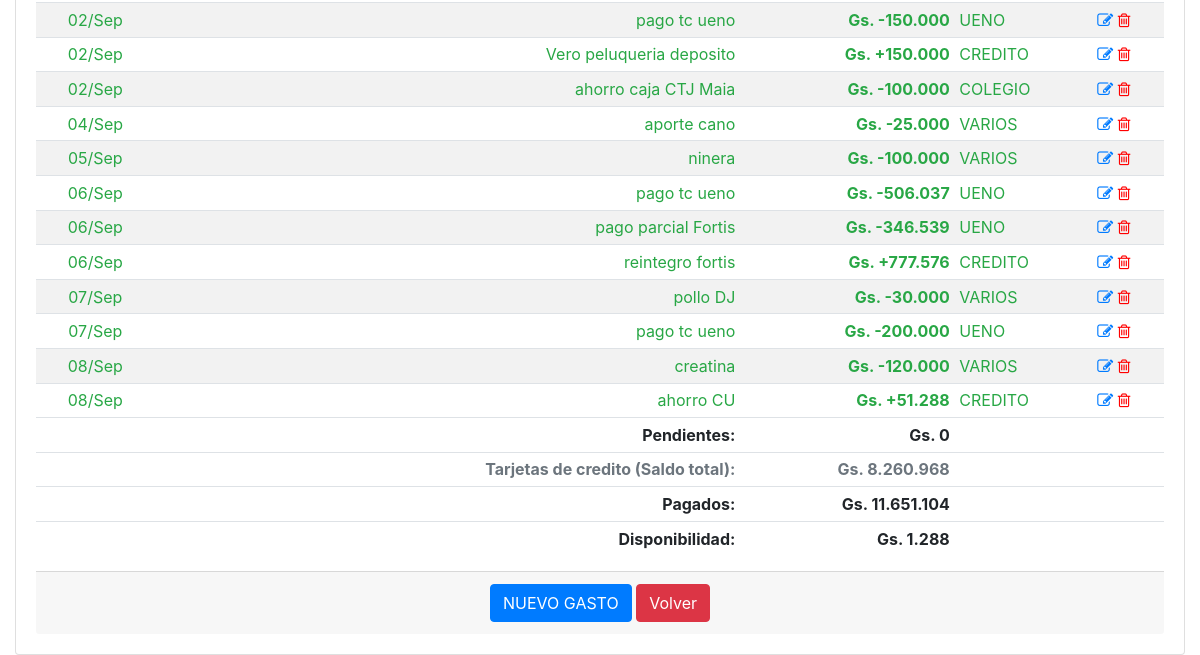
The page /historico_gastos_detalle/ (signed in, lower part) on the database as committed earlier.
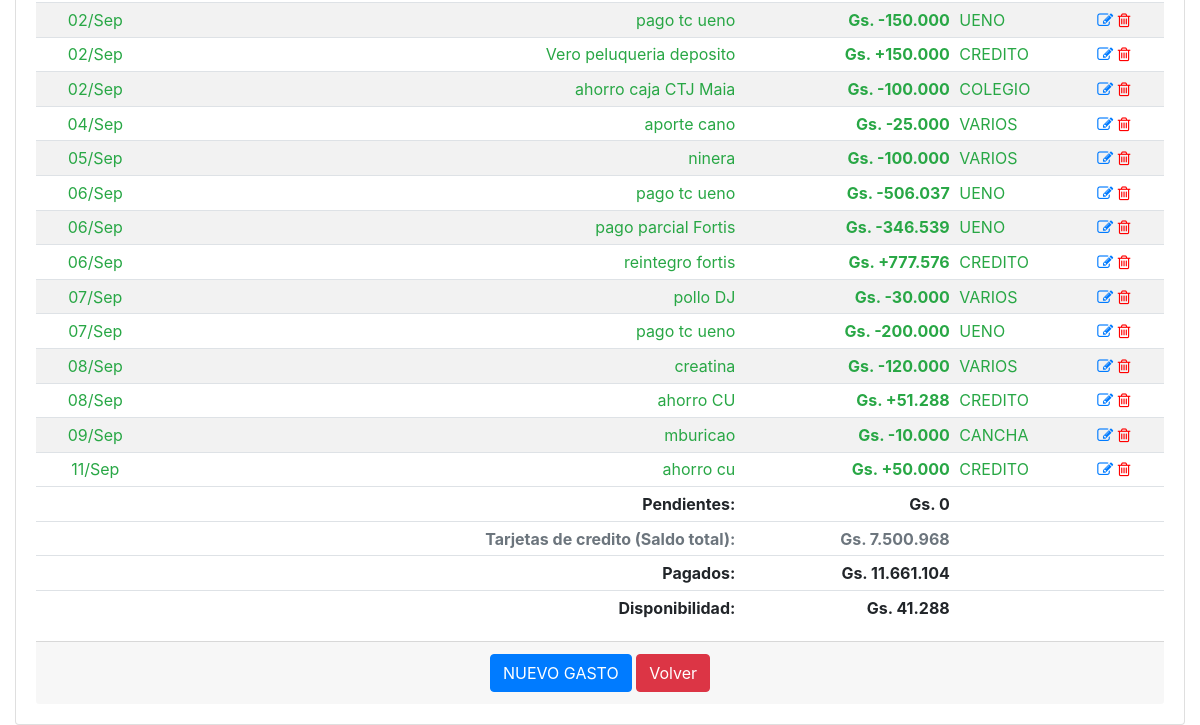
The same page on the database as committed later.
### app/models.py (models this page shows, shortened)
class GastosFijos(db.Model):
    __tablename__='gastos_fijos'
    id = db.Column(db.Integer, primary_key=True)
    date = db.Column(db.Date, nullable=False)
    fecha_pagar = db.Column(db.Date, nullable=False)
    descripcion = db.Column(db.String(100), nullable=False)
    monto = db.Column(db.Integer)
    operacion = db.Column(db.Boolean, server_default=u'False')
    pagado = db.Column(db.Boolean, server_default=u'False')
    id_agrupador_gastos = db.Column(db.Integer, db.ForeignKey('agrupador_gastos.id'), nullable=True)
    agrupador_gastos = db.relationship('AgrupadorGastos',backref='agrupador_gastos', foreign_keys=[id_agrupador_gastos])

class AgrupadorGastos(db.Model):
    __tablename__='agrupador_gastos'
    id = db.Column(db.Integer, primary_key=True)
    agrupador = db.Column(db.String(100), nullable=False)

### app/routes.py (the view)
@app.route('/historico_gastos_detalle/', defaults={'periodo':datetime.now().strftime('%Y-%m')}, methods=['GET', 'POST'])
@app.route('/historico_gastos_detalle/<string:periodo>', methods=['GET', 'POST'])
@login_required
def historico_gastos_detalle(periodo):
    date_obj = datetime.strptime(periodo, '%Y-%m')
    fechas={'mes_anterior':date_obj-relativedelta(months=1), 'mes_actual':date_obj, 'mes_siguiente':date_obj+relativedelta(months=1)}
    gastos = GastosFijos.query.filter(func.strftime("%Y-%m", GastosFijos.fecha_pagar)==periodo).order_by(GastosFijos.fecha_pagar,GastosFijos.id_agrupador_gastos).all()
    if not gastos:
        precarga_deudas(periodo)
        gastos = GastosFijos.query.filter(func.strftime("%Y-%m", GastosFijos.fecha_pagar)==periodo).all()
    deuda = deuda_total(gastos)
    credito, pendientes, pagados = calcular_disponibilidad(periodo)#SALARIO_NETO -  deuda
    disponibilidad = credito - pagados
    balance_movimientos, balance_mensual = balance_cuenta()
    return render_template('historico_gastos_detalle.html', periodo=periodo, gastos=gastos, deuda=pagados, disponibilidad=disponibilidad, pendientes=pendientes, fechas=fechas, balance_movimientos=balance_movimientos)

### app/models.py (called while the page is built)
@login.user_loader
def load_user(id):
    return User.query.get(int(id))

### app/utilitarios.py (called while the page is built)
def deuda_total(deudas):
    saldo = 0
    for deuda in deudas:
        if deuda.pagado and deuda.descripcion!='REFERENCIA':
            if not deuda.operacion:
                saldo += deuda.monto
            else:
                saldo -= deuda.monto
    return saldo

### app/templates/historico_gastos_detalle.html (shortened to what this page needs)
{% extends "base.html" %}
{% block main %}
<div class="card">
    <div class="card-body">
        <div class="table-responsive">
            <table class="table table-striped table-sm">
                <tbody>
                    {% for gasto in gastos %}
                    <tr class="{{ 'text-success' if gasto.pagado else 'text-danger' }}">
                        <td class="card-text text-center">{{ gasto.fecha_pagar.strftime('%d/%b') }}</td>
                        <td class="card-text text-right">{{ gasto.descripcion }}</td>
                        <td class="card-text text-right"><strong>Gs. {{ "+" if gasto.operacion else "-" }}{{ "{:,.0f}".format(gasto.monto).replace(",", ".") }}</strong></td>
                        <td class="card-text text-left">{{ gasto.agrupador_gastos.agrupador }}</td>
                        <td class="align-self-end">
                            <a href="{{ url_for('modificar_gasto', gasto_id=gasto.id) }}"><i class="fa fa-pencil-square-o"></i></a>
                            <a href="{{ url_for('borrar_gasto', gasto_id=gasto.id) }}" style="color:red"><i class="fa fa-trash-o"></i></a>
                        </td>
                    </tr>
                    {% endfor %}
                </tbody>
                <tfoot>
                    <tr>
                        <td></td>
                        <td class="card-text text-right"><strong>Pendientes:</strong></td>
                        <td class="card-text text-right"><strong>Gs. {{ "{:,.0f}".format(pendientes).replace(",", ".") }}</strong></td>
                        <td></td>
                        <td></td>
                    </tr>
                    <tr class="{{ 'text-secondary' }}">
                        <td></td>
                        <td class="card-text text-right"><strong>Tarjetas de credito (Saldo total):</strong></td>
                        <td class="card-text text-right"><strong>Gs. {{ "{:,.0f}".format(balance_movimientos|int).replace(",", ".") }}</strong></td>
                        <td></td>
                        <td></td>
                    </tr>
                    <tr>
                        <td></td>
                        <td class="card-text text-right"><strong>Pagados:</strong></td>
                        <td class="card-text text-right"><strong>Gs. {{ "{:,.0f}".format(deuda).replace(",", ".") }}</strong></td>
                        <td></td>
                        <td></td>
                    </tr>
                    <tr>
                        <td></td>
                        <td class="card-text text-right"><strong>Disponibilidad:</strong></td>
                        <td class="card-text text-right"><strong>Gs. {{ "{:,.0f}".format(disponibilidad).replace(",", ".") }}</strong></td>
                        <td></td>
                        <td></td>
                    </tr>
                </tfoot>
            </table>
        </div>
        <div class="card-footer text-muted text-center">
            <a href="{{ url_for('nuevo_gasto') }}" class="btn btn-primary">NUEVO GASTO</a>
            <a href="#" onclick="goBack()" class="btn btn-danger">Volver</a>
        </div>
    </div>
</div>
{% endblock %}

### app/templates/base.html (shortened to what this page needs)
<!doctype html>
<html lang="en">
  <head>
    <link rel="stylesheet" href="https://stackpath.bootstrapcdn.com/bootstrap/4.5.0/css/bootstrap.min.css">
    <link rel="stylesheet" href="https://maxcdn.bootstrapcdn.com/font-awesome/4.4.0/css/font-awesome.min.css">
  </head>
  <body>
    <div class="container-fluid">
    <br>
      <div>
        {% block main %}{% endblock %}
      </div>
    </div>
  </body>
</html>

Rows that differ between the two databases and show on the page:
added GastosFijos: fecha_pagar "09/Sep", descripcion "mburicao", operacion "-", monto "10.000", agrupador_gastos.agrupador "CANCHA"
added GastosFijos: fecha_pagar "11/Sep", descripcion "ahorro cu", operacion "+", monto "50.000", agrupador_gastos.agrupador "CREDITO"
Other text that changed with them:
{{ "{:,.0f}".format(balance_movimientos|int).replace(",", ".") }}: "8.260.968" → "7.500.968"
{{ "{:,.0f}".format(deuda).replace(",", ".") }}: "11.651.104" → "11.661.104"
{{ "{:,.0f}".format(disponibilidad).replace(",", ".") }}: "1.288" → "41.288"
